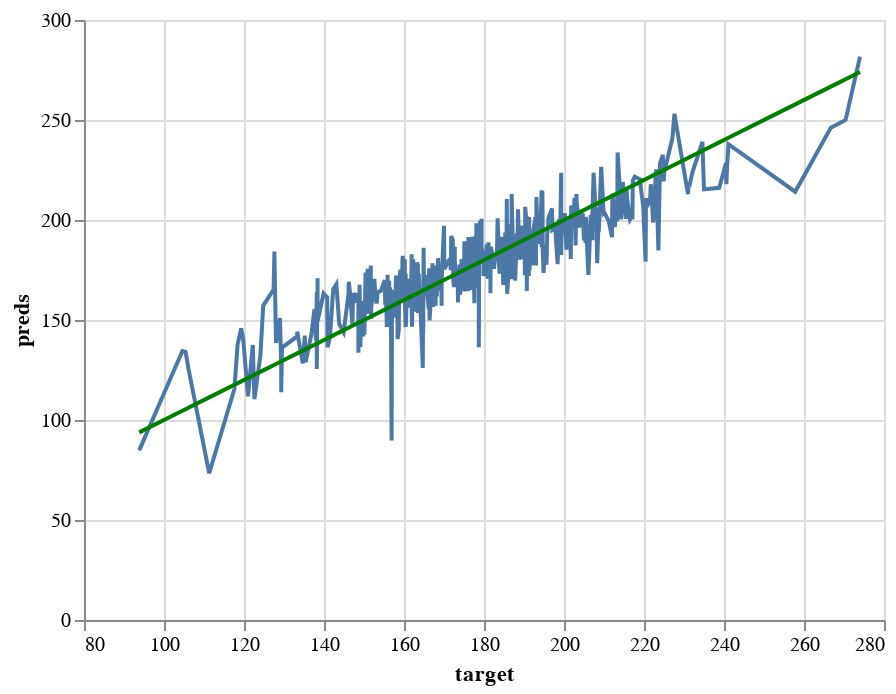

The notebook cell this image was saved under:
### Code cell
# predictions versus the target line charts on the validation set
perfect_test = alt.Chart(pd.DataFrame({'target': y_valid, 'preds': y_valid})).mark_line(color='green').encode(
    x='target',
    y='preds'
)

pred_chart_test = alt.Chart(pd.DataFrame({'target': y_valid, 'preds': y_valid_preds})).mark_line().encode(
    x='target',
    y='preds'
  )

pred_chart_test + perfect_test

### Figure 1 — Vega-Lite specification as saved in the notebook (floating-point values rounded to 4 significant figures; data arrays with more than 128 entries replaced by an {"elided": "..."} marker saying what was removed)
{"config": {"view": {"continuousWidth": 400, "continuousHeight": 300}}, "layer": [{"data": {"name": "data-fb2f30ac159dce8f672740773f04ab28"}, "mark": "line", "encoding": {"x": {"field": "target", "type": "quantitative"}, "y": {"field": "preds", "type": "quantitative"}}}, {"data": {"name": "data-cb2f95cff66f9e82a00c59bc3993d554"}, "mark": {"type": "line", "color": "green"}, "encoding": {"x": {"field": "target", "type": "quantitative"}, "y": {"field": "preds", "type": "quantitative"}}}], "$schema": "https://vega.github.io/schema/vega-lite/v4.17.0.json", "datasets": {"data-fb2f30ac159dce8f672740773f04ab28": {"elided": "482 records"}, "data-cb2f95cff66f9e82a00c59bc3993d554": {"elided": "482 records"}}}
